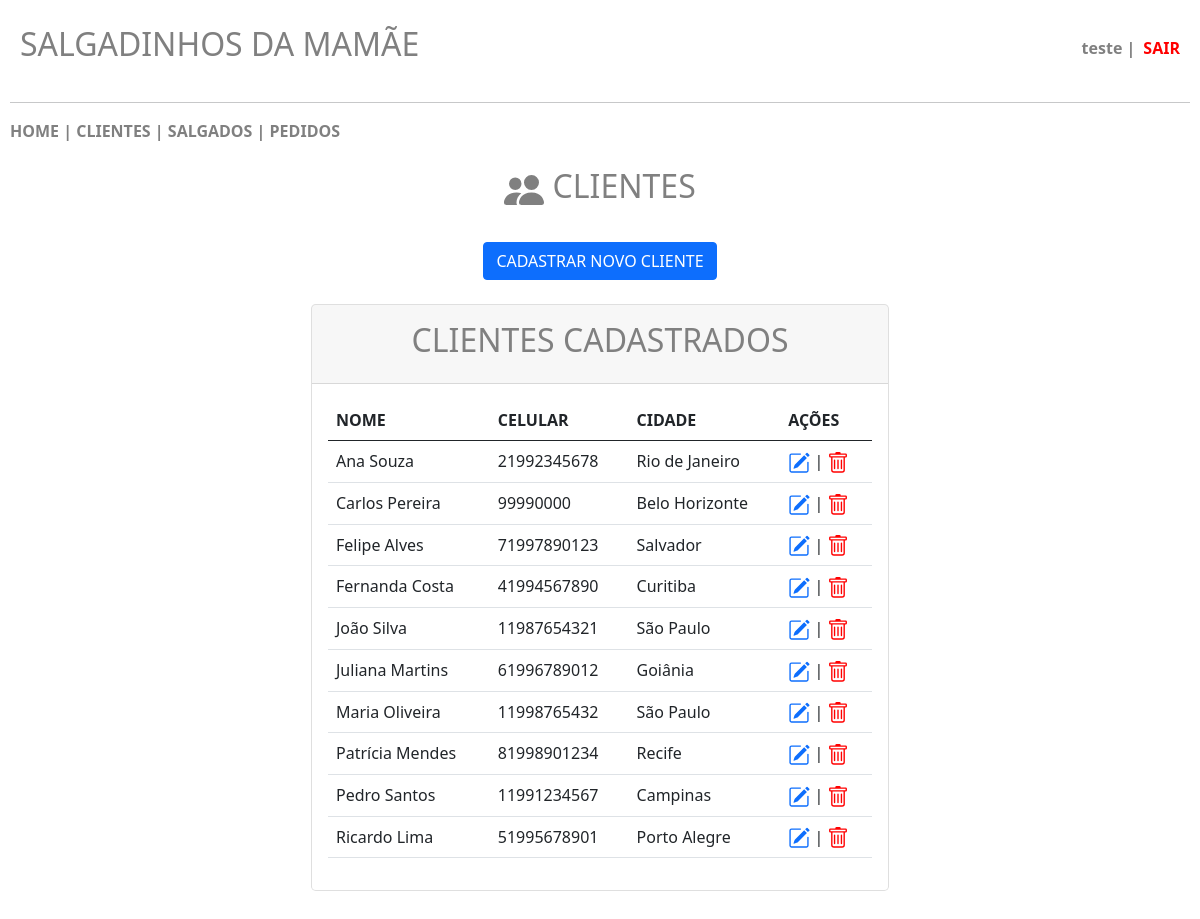
/clientes.php (signed in), run on the app's committed database.
### tables this page shows
CREATE TABLE `clientes` (
  `id` int(11) NOT NULL,
  `nome` varchar(200) NOT NULL,
  `celular` varchar(15) NOT NULL,
  `endereco` varchar(200) NOT NULL,
  `numero` int(20) NOT NULL,
  `complemento` varchar(150) NOT NULL,
  `cidade` varchar(120) NOT NULL,
  `cpf` varchar(20) NOT NULL
);

### clientes.php (the view, shortened to what this page needs)
<?php
    include 'conecta.php';
?>
<!DOCTYPE html>
<html lang="pt-br">
    <head>
        <link href="https://cdn.jsdelivr.net/npm/bootstrap@5.0.2/dist/css/bootstrap.min.css" rel="stylesheet">
    </head>
    <body>
        <header class="main-header">
            <h2>SALGADINHOS DA MAMÃE</h2>
            <div class="user-info">
                <?php
                    if (!empty($_SESSION["user"])) {
                        $usuario = $_SESSION["user"];
                        echo "<span class='username'>".htmlspecialchars($usuario)." | </span><a class='logout-link' href='sair.php'>SAIR</a>";
                    }
                ?>
            </div>
        </header>
        <hr>
        <nav>
            <?php
                include 'menu.php';
            ?>
        </nav>
        <br>
        <center><h2>&nbsp;CLIENTES</h2></center>
        <br>
        <center><button type="button" class="btn btn-primary" data-bs-toggle="modal" data-bs-target="#exampleModal">
            CADASTRAR NOVO CLIENTE
        </button></center>
        <br>
        <div class="row justify-content-center row-cols-1 row-cols-md-2 mb-3 text-center">
            <div class="col">
                <div class="card mb-4 rounded-3 shadow-sw">
                    <div class="card-header py-3">
                        <h2>CLIENTES CADASTRADOS</h2>
                    </div>
                    <div class="card-body text-start">
                        <table class="table table-hover">
                            <thead>
                                <tr>
                                    <th scope="col">NOME</th>
                                    <th scope="col">CELULAR</th>
                                    <th scope="col">CIDADE</th>
                                    <th scope="col">AÇÕES</th>
                                </tr>
                            </thead>
                            <tbody>
                                <tr>
                                    <?php
                                        $pesquisa = mysqli_query($conn, "SELECT * FROM clientes ORDER BY nome");
                                        $row = mysqli_num_rows($pesquisa);
                                        if ($row > 0) {
                                            while ($registro = $pesquisa -> fetch_array()) {
                                                $id = $registro['id'];
                                                $nome = $registro['nome'];
                                                $celular = $registro['celular'];
                                                $cidade = $registro['cidade'];
                                                echo '<td>'.$nome.'</td>';
                                                echo '<td>'.$celular.'</td>';
                                                echo '<td>'.$cidade.'</td>';
                                                echo '<td><a href="clientes_editar.php?id='.$id.'"><svg xmlns="http://www.w3.org/2000/svg" width="22" height="22" fill="currentColor" class="bi bi-pencil-square" viewBox="0 0 16 16">
                                                <path d="M15.502 1.94a.5.5 0 0 1 0 .706L14.459 3.69l-2-2L13.502.646a.5.5 0 0 1 .707 0l1.293 1.293zm-1.75 2.456-2-2L4.939 9.21a.5.5 0 0 0-.121.196l-.805 2.414a.25.25 0 0 0 .316.316l2.414-.805a.5.5 0 0 0 .196-.12l6.813-6.814z"/>
                                                <path fill-rule="evenodd" d="M1 13.5A1.5 1.5 0 0 0 2.5 15h11a1.5 1.5 0 0 0 1.5-1.5v-6a.5.5 0 0 0-1 0v6a.5.5 0 0 1-.5.5h-11a.5.5 0 0 1-.5-.5v-11a.5.5 0 0 1 .5-.5H9a.5.5 0 0 0 0-1H2.5A1.5 1.5 0 0 0 1 2.5z"/>
                                                </svg></a> | <a href="clientes_excluir.php?id='.$id.'"><svg xmlns="http://www.w3.org/2000/svg" width="22" height="22" fill="red" class="bi bi-trash" viewBox="0 0 16 16">
                                                <path d="M5.5 5.5A.5.5 0 0 1 6 6v6a.5.5 0 0 1-1 0V6a.5.5 0 0 1 .5-.5m2.5 0a.5.5 0 0 1 .5.5v6a.5.5 0 0 1-1 0V6a.5.5 0 0 1 .5-.5m3 .5a.5.5 0 0 0-1 0v6a.5.5 0 0 0 1 0z"/>
                                                <path d="M14.5 3a1 1 0 0 1-1 1H13v9a2 2 0 0 1-2 2H5a2 2 0 0 1-2-2V4h-.5a1 1 0 0 1-1-1V2a1 1 0 0 1 1-1H6a1 1 0 0 1 1-1h2a1 1 0 0 1 1 1h3.5a1 1 0 0 1 1 1zM4.118 4 4 4.059V13a1 1 0 0 0 1 1h6a1 1 0 0 0 1-1V4.059L11.882 4zM2.5 3h11V2h-11z"/>
                                                </svg></a></td>';
                                                echo '</tr>';
                                            }
                                        } else {
                                            echo "NÃO HÁ CLIENTES CADASTRADOS!";
                                        }
                                    ?>
                            </tbody>
                        </table>
                    </div>
                </div>
            </div>
        </div>
    </body>
</html>

### menu.php (shortened to what this page needs)
<?php
    echo "<a href='inicio.php' style='color:gray;text-decoration:none;font-weight:bold;'>HOME</a>";
    echo "<b><font color='gray'> | </font></b>";
    echo "<a href='clientes.php' style='color:gray;text-decoration:none;font-weight:bold;'>CLIENTES</a>";
    echo "<b><font color='gray'> | </font></b>";
    echo "<a href='salgados.php' style='color:gray;text-decoration:none;font-weight:bold;'>SALGADOS</a>";
    echo "<b><font color='gray'> | </font></b>";
    echo "<a href='pedidos.php' style='color:gray;text-decoration:none;font-weight:bold;'>PEDIDOS</a>";
?>

### clientes.php (style rules this page uses)
body { padding: 5px; margin: 5px; }
h2 { color: gray; }
.main-header { display: flex; justify-content: space-between; align-items: center; padding: 15px 10px; }
.user-info { display: flex; align-items: center; gap: 8px; color: gray; }
.username { font-weight: bold; }
.logout-link { color: red; font-weight: bold; text-decoration: none; }

### data on the page
clientes: nome "Ana Souza", celular "21992345678", cidade "Rio de Janeiro"
clientes: nome "Carlos Pereira", celular "99990000", cidade "Belo Horizonte"
clientes: nome "Felipe Alves", celular "71997890123", cidade "Salvador"
clientes: nome "Fernanda Costa", celular "41994567890", cidade "Curitiba"
clientes: nome "João Silva", celular "11987654321", cidade "São Paulo"
clientes: nome "Juliana Martins", celular "61996789012", cidade "Goiânia"
clientes: nome "Maria Oliveira", celular "11998765432", cidade "São Paulo"
clientes: nome "Patrícia Mendes", celular "81998901234", cidade "Recife"
clientes: nome "Pedro Santos", celular "11991234567", cidade "Campinas"
clientes: nome "Ricardo Lima", celular "51995678901", cidade "Porto Alegre"

### other printed values
$usuario "teste"
